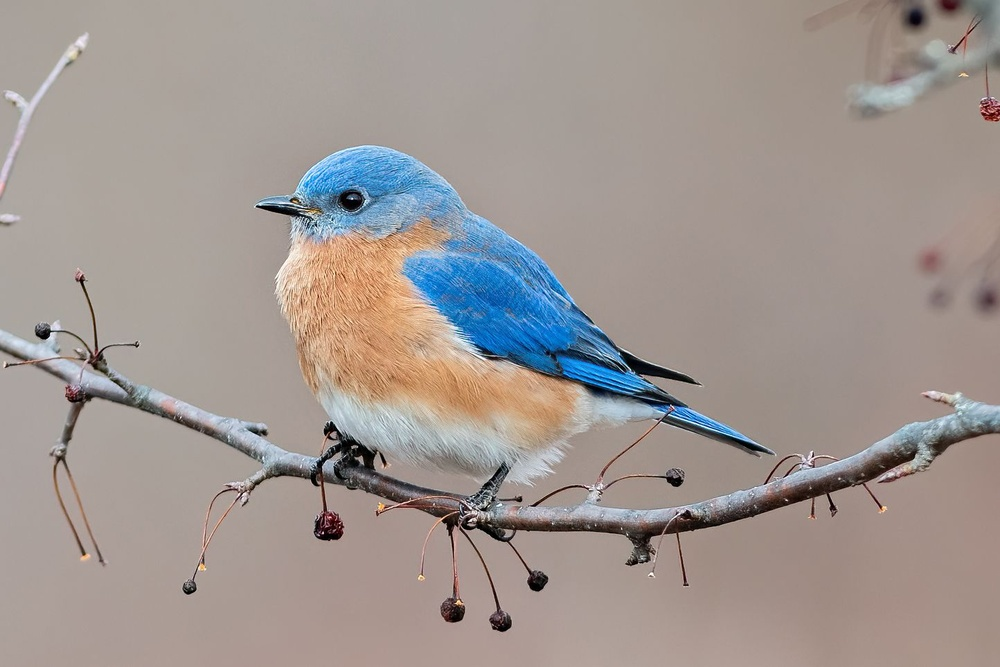
#> input picture 06/eastern-bluebird-387244-hero-2a08dd9fff084569bb4280a30dc4b6c1.jpg, 1000 x 667 px, shrunk from 1444 x 963 before the run, found by its file name
$ python kek_piros.py
#> lines starting #> are read from the running program, lines starting #| are printed output that depends on the picture; after the words box and inside, x2 and y2 are one past the last pixel; in counts of white or black regions, pixels touching at a corner belong together
import numpy as np
from PIL import Image
import matplotlib.pyplot as plt

C = np.array(Image.open('06/eastern-bluebird-387244-hero-2a08dd9fff084569bb4280a30dc4b6c1.jpg'))
#> C is the input picture: shape (667, 1000, 3); mean R, G, B 159.6, 150.2, 145.8

def kek_piros(_img):
    sizex = np.size(_img,0)
#> sizex = 667
    sizey = np.size(_img,1)
#> sizey = 1000
    sizez = np.size(_img,2)
#> sizez = 3
    rtn = np.copy(_img)
    for row in range(0,sizex):
        for col in range(0,sizey):
            if rtn[row,col,2] >= 1.2*np.mean(rtn[row,col,:]):
                rtn[row,col,0] = rtn[row,col,2]
                rtn[row,col,1] = 0
                rtn[row,col,2] = 0
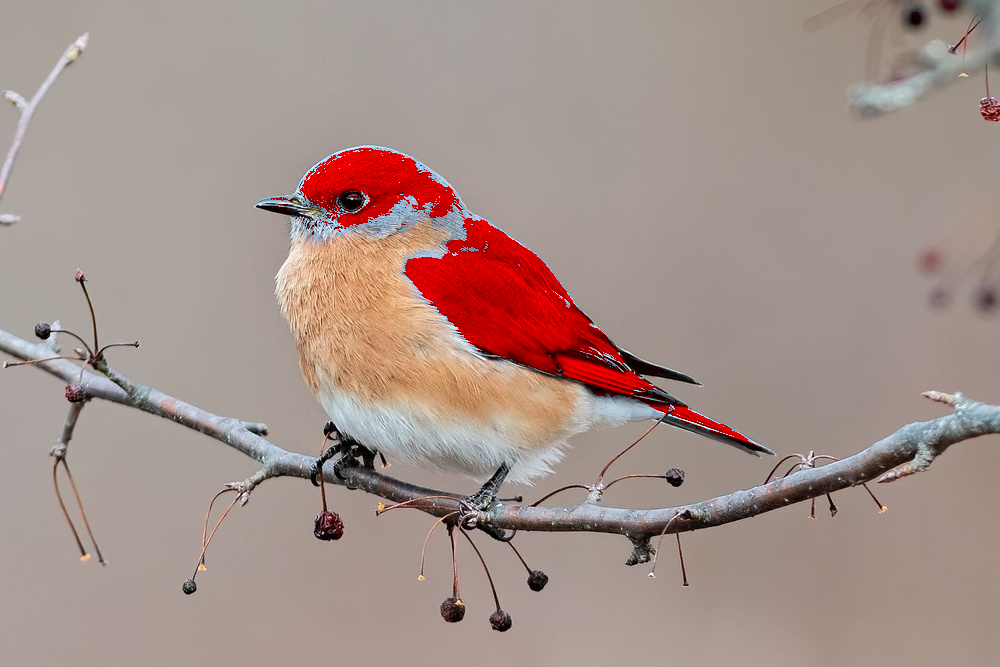
#> rtn: shape (667, 1000, 3); 4.28% of pixels changed, all inside (x1, y1, x2, y2) = (43, 12, 921, 628)
    return rtn

plt.imshow(kek_piros(C))
plt.show()
